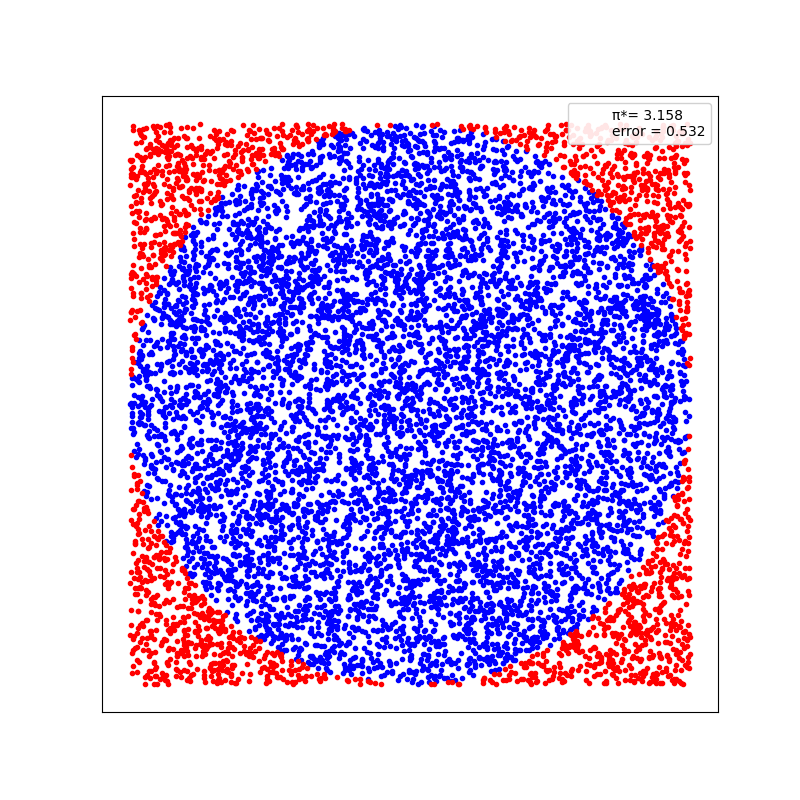

Source code (Python):
import numpy as np
import arviz as az
import matplotlib.pyplot as plt
import scipy.stats as stats
import statistics

#Exercitiul 2

N = 10000
error_med = 0
err_list = []
for i in range(0,4):
    x, y = np.random.uniform(-1, 1, size=(2, N))
    inside = (x**2 + y**2) <= 1
    pi = inside.sum()*4/N
    error = abs((pi - np.pi) / pi) * 100
    error_med += error
    err_list.append(error)
error_med = error_med/2
outside = np.invert(inside)
plt.figure(figsize=(8, 8))
plt.plot(x[inside], y[inside], 'b.')
plt.plot(x[outside], y[outside], 'r.')
plt.plot(0, 0, label=f'π*= {pi:4.3f}\nerror = {error:4.3f}', alpha=0)
plt.axis('square')
plt.xticks([])
plt.yticks([])
plt.legend(loc=1, frameon=True, framealpha=0.9)
plt.show()
plt.errorbar(x,y,error_med)
plt.show()

print("Standard Deviation of Error is % s ", (statistics.stdev(err_list)))
print("Mean of Error is % s ", (statistics.mean(err_list)))

print("cu cat N e mai mare, cu atat numarul e mai aproape de adevaratul pi => eroarea e mai mica")
